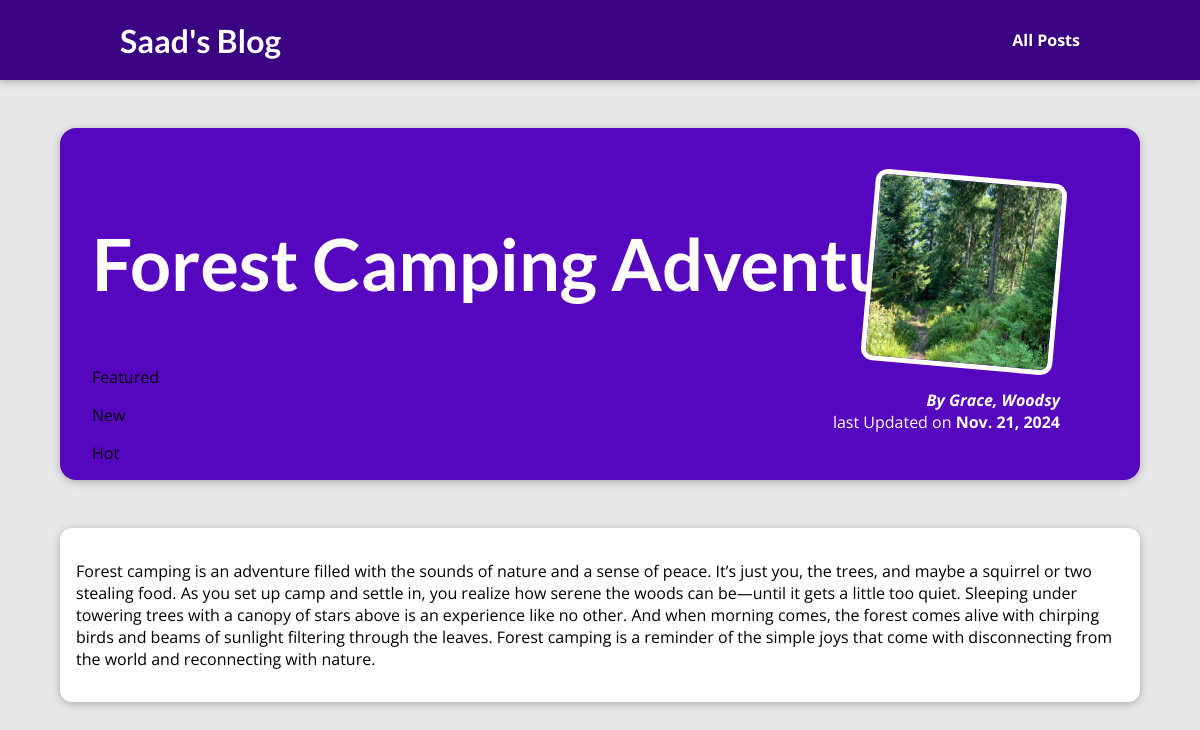
The page /posts/forest-camping-adventures on the database its author committed.
### blog/models.py (models this page shows, shortened)
class Post(models.Model):
    title = models.CharField(max_length=50)
    excerpt = models.CharField(max_length=100)
    image_name = models.CharField(max_length=50)
    date = models.DateField(auto_now=True)
    slug = models.SlugField(unique=True, db_index=True)
    content = models.TextField(validators=[MinLengthValidator(10)])
    author = models.ForeignKey(Author, null=True, on_delete=models.CASCADE, related_name="Posts")
    tags = models.ManyToManyField(Tag)

class Tag(models.Model):
    caption = models.CharField(max_length=50)

class Author(models.Model):
    first_name = models.CharField(max_length=40)
    last_name = models.CharField(max_length=40)
    email_address = models.EmailField()
    def __str__(self):
        return f"{self.first_name}, {self.last_name}"

### blog/views.py (the view)
# urls.py: path("posts/<slug:slug>", views.post_details, name='posts-detaial-page'),
def post_details(request,slug):
    result = Post.objects.get(slug=slug)
    return render(request, 'blog/post-detail.html', {"post":result, "tags": result.tags.all()})

### blog/templates/blog/post-detail.html (shortened to what this page needs)
{% extends "base.html" %}
{% load static %}
{% block css_files %}
    <link rel="stylesheet" href="{% static "blog/post-detail.css" %}">
{% endblock  %}
{% block content %}
    <section id="summary">
        <h2>{{post.title}}</h2>
        <span>
            {% for tag in tags %}
            <p>{{tag.caption}}</p>
            {% endfor %}
        </span>
        <article>
            <img src="{% static "blog/images/"|add:post.image_name %}" alt="Post Title">
            <address>By <a href="mailto:{{ post.author.email_address }}">{{post.author}}</a></address>
            <div>
                last Updated on <time datetime="">{{post.date}}</time>
            </div>
        </article>
    </section>
    <main>
        <p>
            {{post.content}}
        </p>
    </main>
{% endblock  %}

### static/app.css (style rules this page uses)
* { box-sizing: border-box; }
html { font-family: 'Open Sans', 'Lato', sans-serif; }
body { margin: 0; }
h1, h2, h3 { font-family: 'Lato', sans-serif; font-weight: bold; }

### blog/static/blog/post-detail.css (style rules this page uses)
body { background-color: #e7e7e7; }
#summary { margin: 8rem auto 3rem auto; padding: 2rem; width: 90%; max-width: 90rem; border-radius: 16px; background-color: #5706c0; position: relative; box-shadow: 0 2px 8px rgba(0, 0, 0, 0.25); height: 22rem; }
#summary h2 { color: white; font-size: 4.5rem; }
#summary article { position: absolute; top: 2rem; right: 3rem; padding: 1rem 2rem; border-radius: 12px; text-align: right; color: white; }
#summary article img { width: 12rem; height: 12rem; border-radius: 12px; transform: rotateZ(5deg); border: 5px solid white; margin-bottom: 1rem; }
#summary address { font-weight: bold; }
#summary a { color: white; text-decoration: none; }
#summary time { font-weight: bold; }
main { width: 90%; max-width: 90rem; margin: 3rem auto; background-color: white; padding: 1rem; border-radius: 12px; box-shadow: 0 2px 8px rgba(0, 0, 0, 0.25); }

### rows shown on the page
Post: title "Forest Camping Adventures", image_name (picture), author "Grace, Woodsy", date "Nov. 21, 2024", content "Forest camping is an adventure filled with the sounds of nature and a sense of peace. It’s just you, the trees, and maybe a squirrel or two stealing food. As you set up camp and settle in, you realize how serene the woods can be—until it gets a little too quiet. Sleeping under towering trees with a canopy of stars above is an experience like no other. And when morning comes, the forest comes alive with chirping birds and beams of sunlight filtering through the leaves. Forest camping is a reminder of the simple joys that come with disconnecting from the world and reconnecting with nature."
Tag: caption "Featured"
Tag: caption "New"
Tag: caption "Hot"
